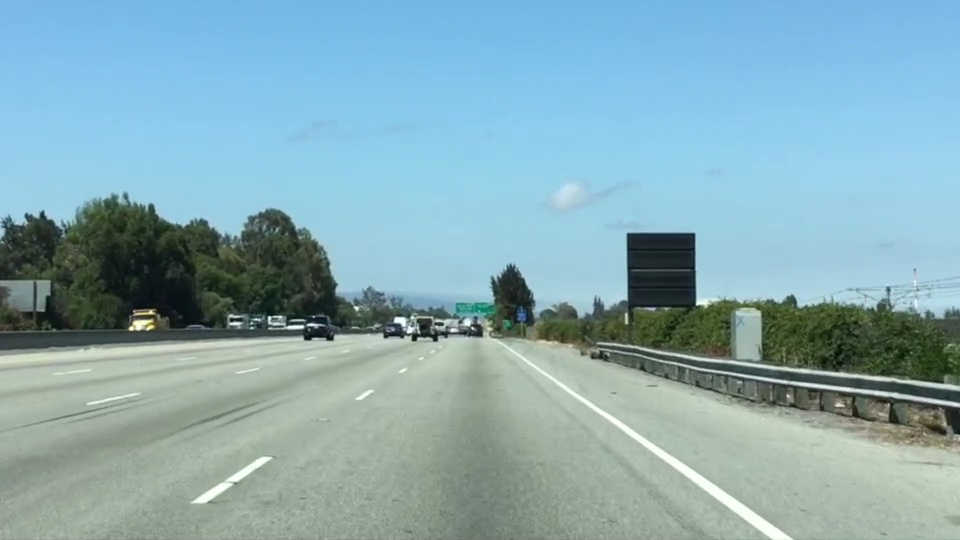
#> input picture Canny-Edge-Detection-Example/test.jpg, 960 x 540 px
$ python cedge.py   (Python 2 division)
#> lines starting #> are read from the running program, lines starting #| are printed output that depends on the picture; after the words box and inside, x2 and y2 are one past the last pixel; in counts of white or black regions, pixels touching at a corner belong together
# Do all the relevant imports
import matplotlib.pyplot as plt
import matplotlib.image as mpimg
import numpy as np
import cv2

# Read in the image and convert to grayscale
# Note: in the previous example we were reading a .jpg
# Here we read a .png and convert to 0,255 bytescale
image2 = mpimg.imread('test.jpg')
#> image2 is the input picture: shape (540, 960, 3); mean R, G, B 135.5, 171.1, 179.2
image = (mpimg.imread('test.jpg')*255).astype('uint8')
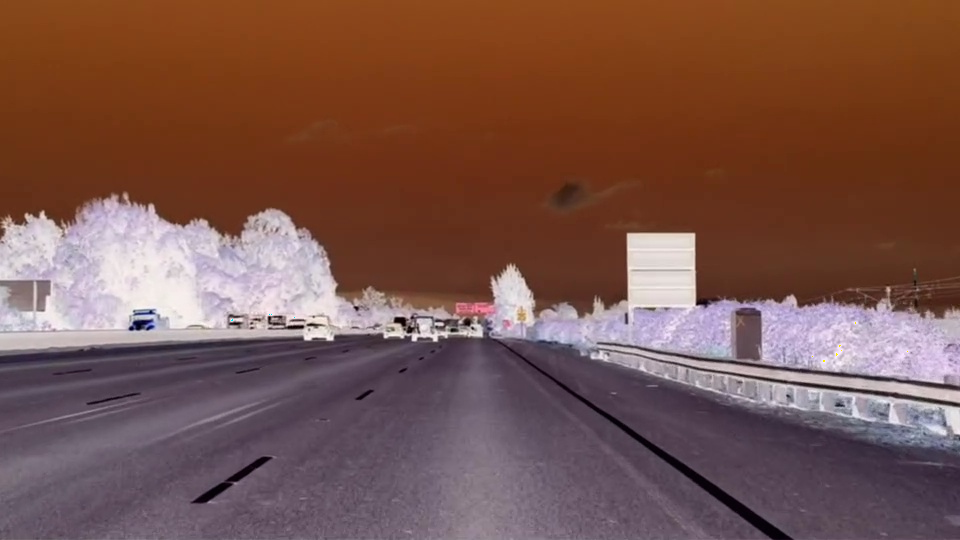
#> image: shape (540, 960, 3); mean R, G, B 120.5, 84.9, 76.8
gray = cv2.cvtColor(image,cv2.COLOR_BGR2GRAY)
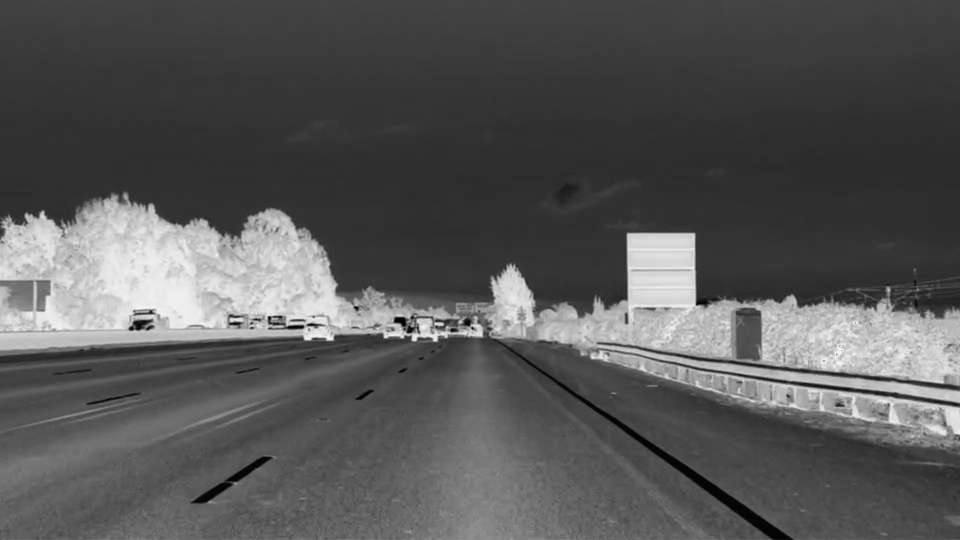
#> gray: shape (540, 960); min 2, max 248, mean 86.6
print image
#> (printed output is left out)

print image2
#> (printed output is left out)

print gray
#> (printed output is left out)

# Define a kernel size for Gaussian smoothing / blurring
kernel_size = 5 # Must be an odd number (3, 5, 7...)
blur_gray = cv2.GaussianBlur(gray,(kernel_size, kernel_size),0)

# Define our parameters for Canny and run it
low_threshold = 50
high_threshold = 150
edges = cv2.Canny(blur_gray, low_threshold, high_threshold)
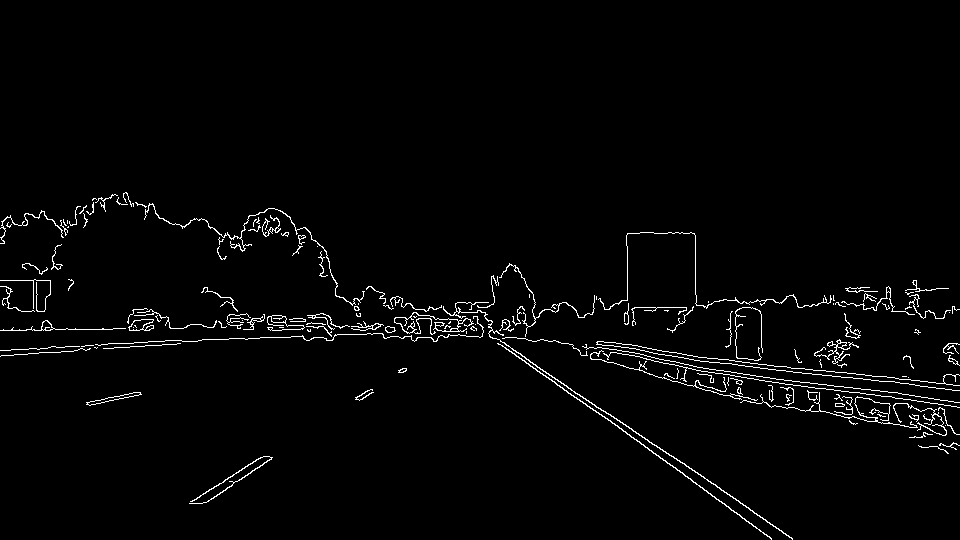
#> edges: shape (540, 960); 2.1% white in thin lines or dots, all inside (x1, y1, x2, y2) = (0, 192, 960, 540)

# Display the image
plt.imshow(edges, cmap='Greys_r')
plt.savefig('Output.jpg')
